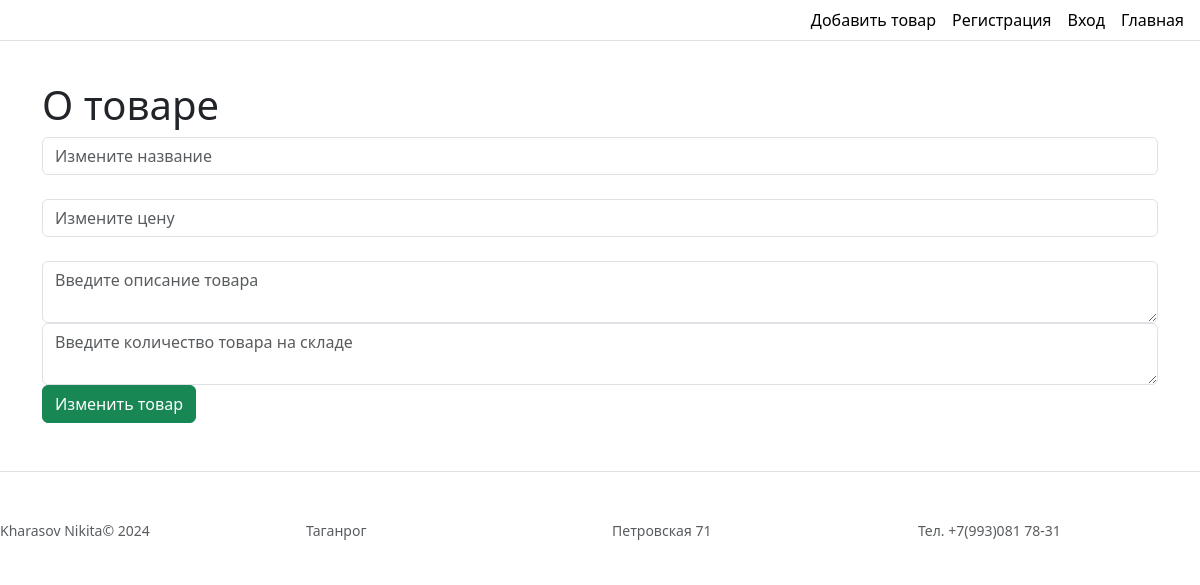
/1/update, run on an earlier commit of the app's database.
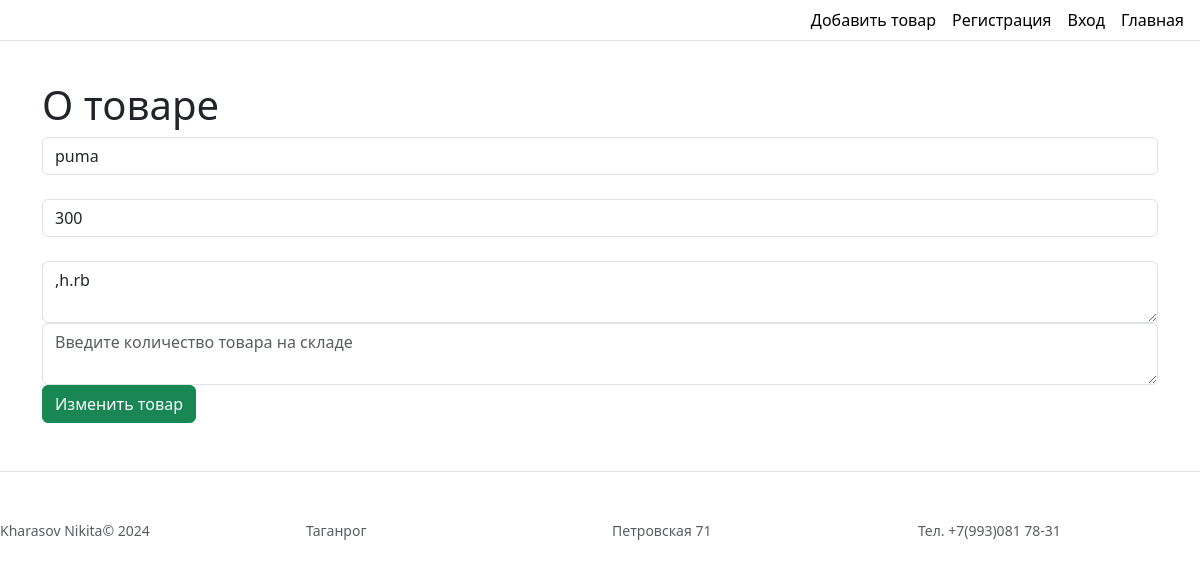
And on a later commit of the database.
### main.py (models this page shows, shortened)
class Item(db.Model):
    id = db.Column(db.Integer, primary_key=True)
    title = db.Column(db.String(100), nullable=False)
    price = db.Column(db.Integer, nullable=False)
    amount = db.Column(db.Integer, nullable=False)
    isActive = db.Column(db.Boolean, default=True)
    text = db.Column(db.Text, nullable=False)

### main.py (the view)
@app.route('/<int:id>/update', methods = ['POST', 'GET'])
def Update(id):
    item = Item.query.get(id)
    if request.method == "POST":
        item.title = request.form['title']
        item.price = request.form['price']
        item.text = request.form['text']
        try:
            db.session.commit()
            return redirect('/index')
        except:
            return "Получилась ошибка"
    else:
        return render_template('update.html', item=item)

### main.py (called while the page is built)
@app.after_request
def redirect_to_signin(response):
    if response.status_code == 401:
        return redirect(url_for('/login') + '?next=' + request.url)
    return response

### templates/update.html (shortened to what this page needs)
{% extends 'base.html' %}
{% block body%}
<header>
    <div class="d-flex flex-column flex-md-row align-items-center border-bottom">
      <nav class="d-inline-flex mt-2 mt-md-0 ms-md-auto">
        <a class="me-3 py-2 link-body-emphasis text-decoration-none" href="/create">Добавить товар</a>
        <a class="me-3 py-2 link-body-emphasis text-decoration-none" href="/">Регистрация</a>
        <a class="me-3 py-2 link-body-emphasis text-decoration-none" href="/">Вход</a>
        <a class="me-3 py-2 link-body-emphasis text-decoration-none" href="/index">Главная</a>
      </nav>
    </div>
    <div class="pricing-header p-3 pb-md-4 mx-auto text-center">
    </div>
  </header>
    <div class="container">
        <h1>О товаре</h1>
        <form method="POST">
            <input type="text" class="form-control" name="title" id="title" value="{{ item.title }}" placeholder="Измените название"><br>
            <input type="number" class="form-control" name="price" id="price" value="{{ item.price }}" placeholder="Измените цену"><br>
            <textarea name="text" id="text" class="form-control" placeholder="Введите описание товара">{{ item.text }}</textarea>
            <textarea name="text" id="amount" class="form-control" placeholder="Введите количество товара на складе">{{ amount }}</textarea>
            <button class="btn btn-success" type="submit">Изменить товар</button>
        </form>
    </div>
{% endblock %}

What changed in the data, as far as the page shows it:
added Item: title "puma", price "300"
Also different on the page:
form field text: (not shown) → ",h.rb"
